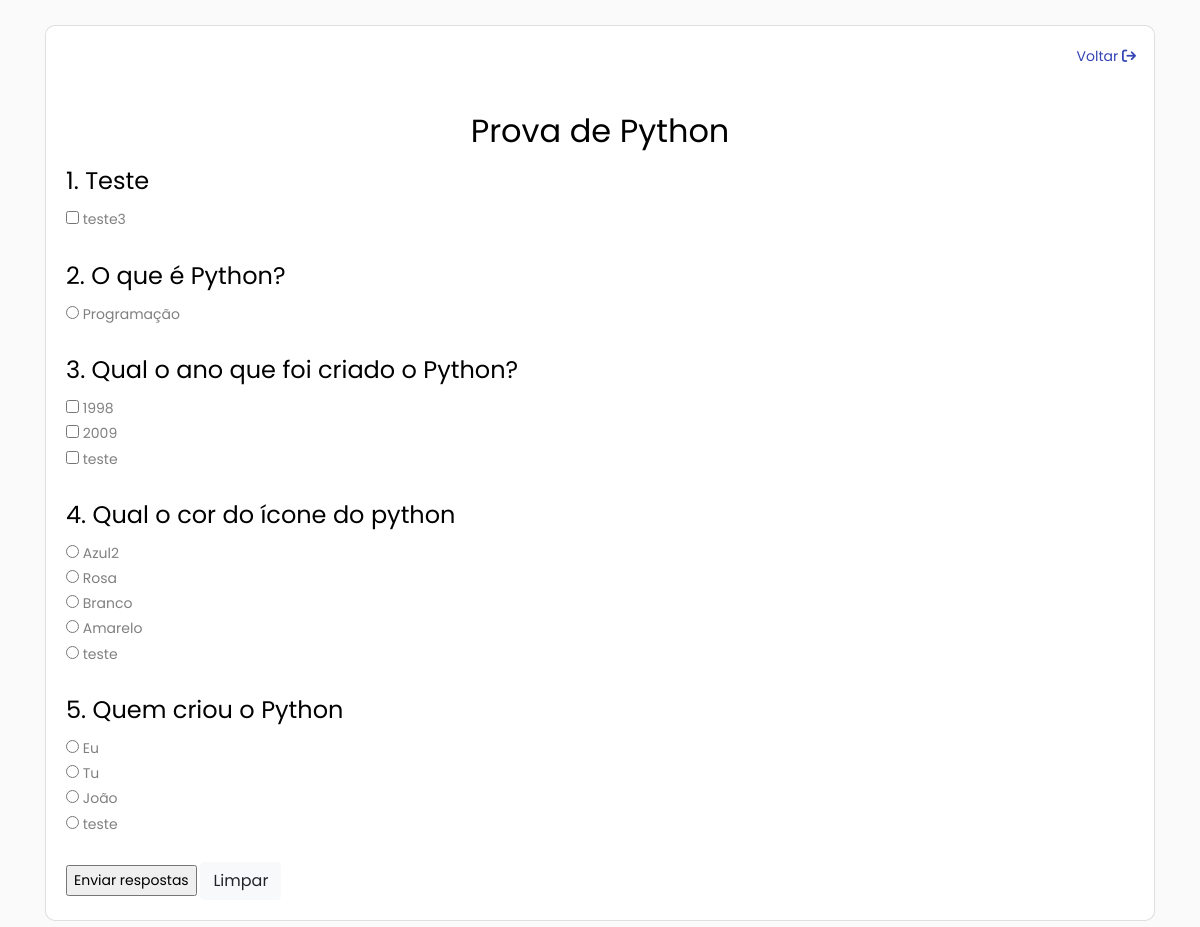
/prova/1/ (signed in), run on the app's committed database.
### aluno/models.py (models this page shows, shortened)
class Curso(models.Model):
    STATUSLISTA = (
        ('basico', 'Básico'),
        ('intermediario', 'Intermediário'),
        ('avancado', 'Avançado'),
    )
    nome = models.CharField(max_length=200)
    descricao = models.TextField()
    descricao_curta = models.CharField(max_length=180)
    horas = models.CharField(max_length=100)
    tipo = models.CharField(
        max_length=13,
        choices=STATUSLISTA,
        default='basico',
    )
    imagem = models.ImageField(upload_to='media/curso/capa', null=True, blank=True)
    selo = models.ImageField(upload_to='media/curso/selo', null=True, blank=True)
    selo_cinza = models.ImageField(upload_to='media/curso/selo', null=True, blank=True)
    selo_prova = models.ImageField(upload_to='media/curso/selo', null=True, blank=True)
    selo_prova_cinza = models.ImageField(upload_to='media/curso/selo', null=True, blank=True)
    selo_max = models.ImageField(upload_to='media/curso/selo', null=True, blank=True)
    selo_cinza_max = models.ImageField(upload_to='media/curso/selo', null=True, blank=True)
    data_criacao = models.DateTimeField(auto_now_add=True)
    preco = models.DecimalField(max_digits=10, decimal_places=2)
    video_curso = models.CharField(max_length=800)

class Questao(models.Model):
    TIPO_CHOICES = (
        ('checks', 'Checks'),
        ('radios', 'Radios'),
    )
    curso = models.ForeignKey(Curso, on_delete=models.CASCADE)
    enunciado = models.TextField()
    tipo = models.CharField(max_length=10, choices=TIPO_CHOICES)

class ItemQuestao(models.Model):
    questao = models.ForeignKey(Questao, on_delete=models.CASCADE)
    texto = models.CharField(max_length=200)
    correto = models.BooleanField()

### aluno/views.py (the view)
# urls.py: path('prova/<int:curso_id>/', views.prova, name='prova'),
@login_required
def prova(request, curso_id):
    curso = get_object_or_404(Curso, pk=curso_id)
    questoes = list(Questao.objects.filter(curso=curso))
    for questao in questoes:
        questao.itens_embaralhados = random.sample(list(questao.itemquestao_set.all()), k=len(questao.itemquestao_set.all()))
    random.shuffle(questoes)  # Embaralhar as questões
    return render(request, 'aluno/prova.html', {'curso': curso, 'questoes': questoes})

### aluno/context_processors.py (called while the page is built)
def aluno(request):
    if request.user.is_authenticated:
        try:
            aluno = Aluno.objects.get(user=request.user)
        except Aluno.DoesNotExist:
            aluno = None
    else:
        aluno = None
    return {'aluno': aluno}

### pedido/context_processors.py (called while the page is built)
def cart_item_count(request):
    carrinho = request.session.get('carrinho', {})
    total_itens = len(carrinho)
    return {'total_itens': total_itens}

### aluno/templates/aluno/prova.html (shortened to what this page needs)
  {% load static %}
  <!doctype html>
  <html lang="br">
    <head>
      <link href="{% static 'fontawesomefree/css/fontawesome.css' %}" rel="stylesheet" type="text/css">
      <link href="{% static 'fontawesomefree/css/brands.css' %}" rel="stylesheet" type="text/css">
      <link href="{% static 'fontawesomefree/css/solid.css' %}" rel="stylesheet" type="text/css">
      <link href="{% static 'bootstrap/css/cheatsheet.css' %}" rel="stylesheet">
      <link rel="stylesheet" href="https://stackpath.bootstrapcdn.com/font-awesome/4.7.0/css/font-awesome.min.css">
      <link rel="stylesheet" href="{% static 'bootstrap/css/style.css' %}">
    </head>
    <body>
    <div class="container">
      <br>
      <div class="card mb-3" style="border-radius: 10px; overflow: hidden;">
        <a href="javascript:history.back()" class="nav-link px-2 link-secondary ml-auto" style="margin: 10px;">Voltar <i class="fa-solid fa-arrow-right-from-bracket"></i></a>
        <div class="card-body">
          <h2 class="text-center">Prova de {{ curso.nome }}</h2>
          <form method="post" action="{% url 'processar_respostas' curso.id %}">
            {% for questao in questoes %}
              <h4>{{ forloop.counter }}. {{ questao.enunciado }}</h4>
              {% if questao.tipo == 'checks' %}
                {% for item in questao.itemquestao_set.all %}
                  <input type="checkbox" name="questao_{{ questao.id }}" value="{{ item.id }}"> {{ item.texto }}<br>
                {% endfor %}
              {% elif questao.tipo == 'radios' %}
                {% for item in questao.itemquestao_set.all %}
                  <input type="radio" name="questao_{{ questao.id }}" value="{{ item.id }}"> {{ item.texto }}<br>
                {% endfor %}
              {% endif %}
              <br>
            {% endfor %}
            <input type="submit" value="Enviar respostas">
            <button id="btn-limpar" class="btn btn-light" type="button">Limpar</button>
          </form>
        </div>
      </div>
    </div>
  </body>
  </html>

### data on the page
Curso: nome "Python"
Questao: enunciado "Teste"
ItemQuestao: texto "teste3"
Questao: enunciado "O que é Python?"
ItemQuestao: texto "Programação"
Questao: enunciado "Qual o ano que foi criado o Python?"
ItemQuestao: texto "1998"
ItemQuestao: texto "2009"
ItemQuestao: texto "teste"
Questao: enunciado "Qual o cor do ícone do python"
ItemQuestao: texto "Azul2"
ItemQuestao: texto "Rosa"
ItemQuestao: texto "Branco"
ItemQuestao: texto "Amarelo"
ItemQuestao: texto "teste"
Questao: enunciado "Quem criou o Python"
ItemQuestao: texto "Eu"
ItemQuestao: texto "Tu"
ItemQuestao: texto "João"
ItemQuestao: texto "teste"
